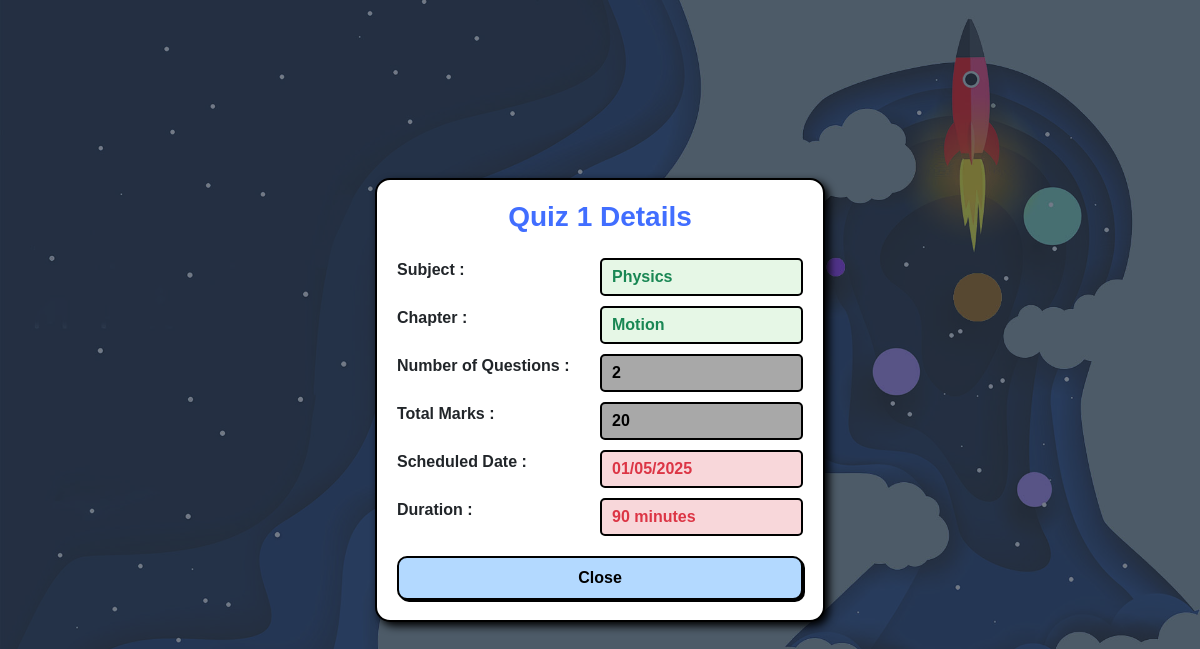
Screenshot of /user/view_quiz/1 (signed in) with the database file from the repository.
### models/models.py (models this page shows)
class Quiz(db.Model):
    id = db.Column(db.Integer, primary_key=True)
    name = db.Column(db.String(100), nullable=False)
    chapter_id = db.Column(db.Integer, db.ForeignKey('chapter.id'), nullable=False)
    chapter_name = db.Column(db.String(100), nullable=True)
    subject_name = db.Column(db.String(100), nullable=False)
    date_of_quiz = db.Column(db.DateTime, default=datetime.utcnow)
    time_duration = db.Column(db.String(10))  # Format: HH:MM
    remarks = db.Column(db.Text, nullable=True)
    total_ques = db.Column(db.Integer, nullable=True)
    total_marks = db.Column(db.Integer, nullable=True, default=0)

### controllers/user.py (the view)
@user_bp.route('/view_quiz/<int:quiz_id>')
@login_required
def view_quiz(quiz_id):
    quiz = Quiz.query.get_or_404(quiz_id)  # Fetch quiz details from DB
    question = Question.query.filter_by(quiz_id=quiz_id).first()
    return render_template('user/view_quiz.html', quiz=quiz, question=question)

### controllers/auth.py (called while the page is built)
@login_manager.user_loader
def load_user(user_id):
    return User.query.get(int(user_id))

### templates/user/view_quiz.html (shortened to what this page needs)
<!DOCTYPE html>
<html lang="en">
<head>
    <link href="https://cdn.jsdelivr.net/npm/bootstrap@5.3.0/dist/css/bootstrap.min.css" rel="stylesheet">
</head>
<body>
    <div class="quiz-container">
        <h3 style="text-align: center; font-weight: bold; color:#416eff"> Quiz {{ quiz.id}} Details</h3>
        <div class="mt-4 quiz-info">
            <div class="d-flex">
                <label>Subject :</label>
                <div class="quiz-field green">{{ quiz.subject_name }}</div>
            </div>
            <div class="d-flex">
                <label>Chapter :</label>
                <div class="quiz-field green">{{ quiz.chapter_name }}</div>
            </div>
            <div class="d-flex">
                <label>Number of Questions :</label>
                <div class="quiz-field black">{{ quiz.total_ques }}</div>
            </div>
            <div class="d-flex">
                <label>Total Marks :</label>
                <div class="quiz-field black">{{ quiz.total_marks }}</div>
            </div>
            <div class="d-flex">
                <label>Scheduled Date :</label>
                <div class="quiz-field red">{{ quiz.date_of_quiz.strftime('%d/%m/%Y') }}</div>
            </div>
            <div class="d-flex">
                <label>Duration :</label>
                <div class="quiz-field red">{{ quiz.time_duration.split(':')[0] | int * 60  + quiz.time_duration.split(':')[1] | int }} minutes</div>
            </div>
        </div>
        <a href="{{ url_for('user.dashboard') }}" class="btn-close-custom">Close</a>
    </div>
</body>
</html>

### rows the page displays
Quiz: id "1", subject_name "Physics", chapter_name "Motion", total_ques "2", total_marks "20", date_of_quiz "01/05/2025", time_duration "90"
